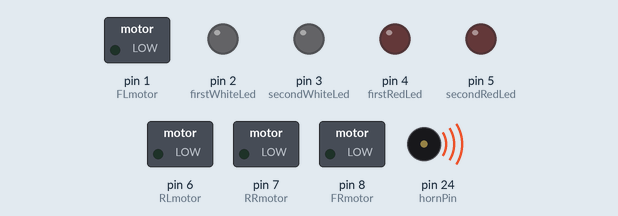
The sketch below on a simulated Arduino Mega 2560, built with avr-gcc and run on an emulated ATmega2560. Parts: switched loads named in the sketch (green lamp = pin HIGH), output pins drawn as LEDs (lit = HIGH), buzzer (waves = sounding). Pins used as bus, display or sensor lines are not drawn.

Above: at 0.2 s.
Timing chart, 0 to 1.9 s (numbered marks = the images above):
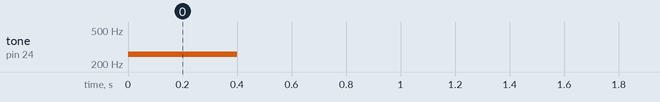

The sketch:

Boebot2.0.ino
```cpp
/*  Version: 1.0
 *  Made by: Waylon Lodder
 *  Microcontrollers assesment 2020
 */

#include <Arduino.h>

const int RLmotor = 6;      //Rear left motor
const int RRmotor = 7;      //Rear right motor
const int FRmotor = 8;      //Front right motor
const int FLmotor = 1;      //Front left motor
const int firstRedLed = 4;    //Brake light
const int secondRedLed = 5;   //Brake light
const int firstWhiteLed = 2;  //Headlight
const int secondWhiteLed = 3; //Headlight
const int leftBlinkerLed = 0; //Left blinker
const int rightBlinkerLed = 0;  //Right blinker
const int servoPin = 6;     //Pin for front servo
const int irPin = 0;      //Pin for IR receiver
const int hornPin = 24;     //Pin for piezo speaker (used as horn)
const int fistPowerPin = 43;  //First led for power indication
const int secondPowerPin = 44;  //Second led for power indication
const int thirdPowerPin = 45; //Third led for power indication
const int fourthPowerPin = 46;  //Fourth led for power indication
const int fifthPowerPin = 47; //Fifth led for power indication
const int sixthPowerPin = 48; //Sixth led for power indication
const int seventhPowerPin = 49; //Seventh led for power indication
const int eightPowerPin = 50; //Eight led for power indication
const int ninthPowerPin = 51; //Ninth led for power indication
const int tenthPowerPin = 52; //Tenth led for power indication
bool hasRun = false;      //Boolean used to toggle test method

void setup() {
  pinMode(RLmotor, OUTPUT);
  pinMode(RRmotor, OUTPUT);
  pinMode(FRmotor, OUTPUT);
  pinMode(FLmotor, OUTPUT);
  pinMode(firstRedLed, OUTPUT);
  pinMode(secondRedLed, OUTPUT);
  pinMode(firstWhiteLed, OUTPUT);
  pinMode(secondWhiteLed, OUTPUT);
  pinMode(leftBlinkerLed, OUTPUT);
  pinMode(rightBlinkerLed, OUTPUT);
  pinMode(servoPin, OUTPUT);
  pinMode(irPin, INPUT);
  pinMode(hornPin, OUTPUT);
  pinMode(fistPowerPin, OUTPUT);
  pinMode(secondPowerPin, OUTPUT);
  pinMode(thirdPowerPin, OUTPUT);
  pinMode(fourthPowerPin, OUTPUT);
  pinMode(fifthPowerPin, OUTPUT);
  pinMode(sixthPowerPin, OUTPUT);
  pinMode(seventhPowerPin, OUTPUT);
  pinMode(eightPowerPin, OUTPUT);
  pinMode(ninthPowerPin, OUTPUT);
  pinMode(tenthPowerPin, OUTPUT);
}

void turn45right(){

}

void turn90right(){
  turn45right();
  turn45right();
}

void turn180right(){
  turn90right();
  turn90right();
}

void turn45left(){

}

void turn90left(){
  turn45left();
  turn45left();
}

void turn180left(){
  turn90left();
  turn90left();
}

//Flash front leds
void flashheadlights(){
  digitalWrite(firstWhiteLed, 1);
  digitalWrite(secondWhiteLed, 1);
  delay(10);
  digitalWrite(firstWhiteLed, 0);
  digitalWrite(secondWhiteLed, 0);
}

//Flash brake leds
void flashbrakelights(){
  digitalWrite(firstRedLed, 1);
  digitalWrite(secondRedLed, 1);
  delay(10);
  digitalWrite(firstRedLed, 0);
  digitalWrite(secondRedLed, 0);
}

//Flash the left turn signal
void flashLeftBlinker(){
  digitalWrite(leftBlinkerLed, 1);
  digitalWrite(leftBlinkerLed, 1);
  delay(10);
  digitalWrite(leftBlinkerLed, 0);
  digitalWrite(leftBlinkerLed, 0);
}

//Flash the right turn signal
void flashRightBlinker(){
  digitalWrite(rightBlinkerLed, 1);
  digitalWrite(rightBlinkerLed, 1);
  delay(10);
  digitalWrite(rightBlinkerLed, 0);
  digitalWrite(rightBlinkerLed, 0);
}

//Go forward at given speed
void forward(int speed){
  analogWrite(FLmotor, speed);
  analogWrite(FRmotor, speed);
}

//Go backwards at given speed
void backwards(int speed){
  analogWrite(RRmotor, speed);
  analogWrite(RLmotor, speed);
}

//Honk for give time (in ms)
void horn(int time){
  tone(hornPin, 261); //Middle C
  delay(time);
  noTone(hornPin); //stop
}

void displayPower(int speed){
  if (speed > 25){
    digitalWrite(fistPowerPin, 1);
  }
  else if (speed > 50){
    digitalWrite(fistPowerPin, 1);
    digitalWrite(secondPowerPin, 1);
  }
  else if (speed > 75){
    digitalWrite(fistPowerPin, 1);
    digitalWrite(secondPowerPin, 1);
    digitalWrite(thirdPowerPin, 1);
  }
  else if (speed > 100){
    digitalWrite(fistPowerPin, 1);
    digitalWrite(secondPowerPin, 1);
    digitalWrite(thirdPowerPin, 1);
    digitalWrite(fourthPowerPin, 1);
  }
  else if (speed > 125){
    digitalWrite(fistPowerPin, 1);
    digitalWrite(secondPowerPin, 1);
    digitalWrite(thirdPowerPin, 1);
    digitalWrite(fourthPowerPin, 1);
    digitalWrite(fifthPowerPin, 1);
  }
  else if (speed > 150){
    digitalWrite(fistPowerPin, 1);
    digitalWrite(secondPowerPin, 1);
    digitalWrite(thirdPowerPin, 1);
    digitalWrite(fourthPowerPin, 1);
    digitalWrite(fifthPowerPin, 1);
    digitalWrite(sixthPowerPin, 1);
  }
  else if (speed > 175){
    digitalWrite(fistPowerPin, 1);
    digitalWrite(secondPowerPin, 1);
    digitalWrite(thirdPowerPin, 1);
    digitalWrite(fourthPowerPin, 1);
    digitalWrite(fifthPowerPin, 1);
    digitalWrite(sixthPowerPin, 1);
    digitalWrite(seventhPowerPin, 1);
  }
  else if (speed > 200){
    digitalWrite(fistPowerPin, 1);
    digitalWrite(secondPowerPin, 1);
    digitalWrite(thirdPowerPin, 1);
    digitalWrite(fourthPowerPin, 1);
    digitalWrite(fifthPowerPin, 1);
    digitalWrite(sixthPowerPin, 1);
    digitalWrite(seventhPowerPin, 1);
    digitalWrite(eightPowerPin, 1);
  }
  else if (speed > 225){
    digitalWrite(fistPowerPin, 1);
    digitalWrite(secondPowerPin, 1);
    digitalWrite(thirdPowerPin, 1);
    digitalWrite(fourthPowerPin, 1);
    digitalWrite(fifthPowerPin, 1);
    digitalWrite(sixthPowerPin, 1);
    digitalWrite(seventhPowerPin, 1);
    digitalWrite(eightPowerPin, 1);
    digitalWrite(ninthPowerPin, 1);
  }
  else if (speed > 250){
    digitalWrite(fistPowerPin, 1);
    digitalWrite(secondPowerPin, 1);
    digitalWrite(thirdPowerPin, 1);
    digitalWrite(fourthPowerPin, 1);
    digitalWrite(fifthPowerPin, 1);
    digitalWrite(sixthPowerPin, 1);
    digitalWrite(seventhPowerPin, 1);
    digitalWrite(eightPowerPin, 1);
    digitalWrite(ninthPowerPin, 1);
    digitalWrite(tenthPowerPin, 1);
  }
  else {
    digitalWrite(fistPowerPin, 0);
    digitalWrite(secondPowerPin, 0);
    digitalWrite(thirdPowerPin, 0);
    digitalWrite(fourthPowerPin, 0);
    digitalWrite(fifthPowerPin, 0);
    digitalWrite(sixthPowerPin, 0);
    digitalWrite(seventhPowerPin, 0);
    digitalWrite(eightPowerPin, 0);
    digitalWrite(ninthPowerPin, 0);
    digitalWrite(tenthPowerPin, 0);
  }
}

void loop() {
  //Implement IR code to handle all the remote input

  //Test code, will only run once
  if (hasRun == false)
  {
    displayPower(255);
    horn(400);
    hasRun = true;
  }
}
```

Measured:
- by itself, tone on pin 24 (hornPin): silent → 261 Hz at 0.00 s, → silent 0.40 s later
